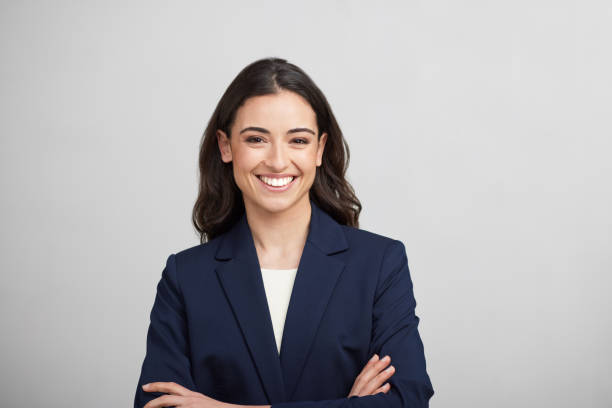
#> input picture image/woman.jpg, 612 x 408 px
$ python CW_lesson4.py
#> lines starting #> are read from the running program, lines starting #| are printed output that depends on the picture; after the words box and inside, x2 and y2 are one past the last pixel; in counts of white or black regions, pixels touching at a corner belong together
import cv2
import numpy as np


img = cv2.imread("image/woman.jpg")
#> img is the input picture: shape (408, 612, 3); mean B, G, R 173, 171, 173.5
scale = 1
img = cv2.resize(img, (int(img.shape[1] // scale), int(img.shape[0] // scale)))
print(img.shape)
#| (408, 612, 3)
img_copy_color = img.copy()
img_copy = img.copy()

img_copy = cv2.cvtColor(img_copy, cv2.COLOR_BGR2GRAY)
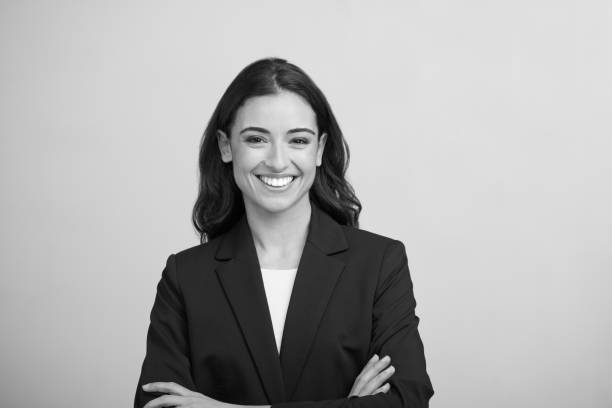
#> img_copy: shape (408, 612); min 0, max 255, mean 172
img_copy = cv2.GaussianBlur(img_copy, (5, 5), 2)

img_copy = cv2.equalizeHist(img_copy) # посилення контрасту
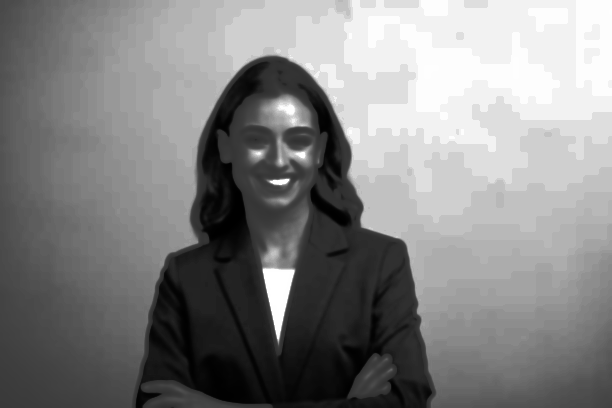
#> img_copy: shape (408, 612); min 0, max 255, mean 130.4

img_copy = cv2.Canny(img_copy, 100, 150)
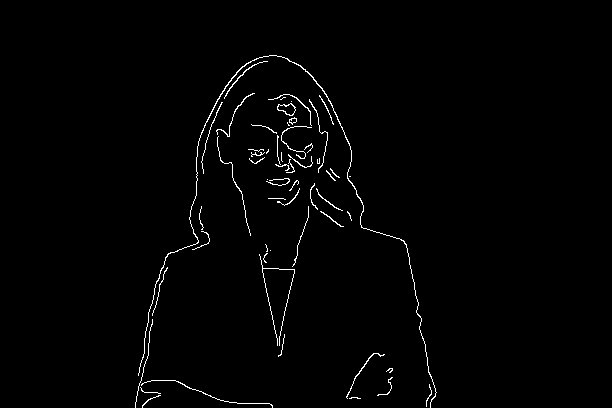
#> img_copy: shape (408, 612); 1.3% white in thin lines or dots, all inside (x1, y1, x2, y2) = (135, 55, 437, 408)
# пошук контурів
contours, hierarchy = cv2.findContours(img_copy, cv2.RETR_EXTERNAL, cv2.CHAIN_APPROX_SIMPLE) #1 - режим який отримує крайні контури, ігнорує дірки; 2 - апроксимація (це процес наближеного вираження одних величин або об'єктів через інші
#> contours = 56 contours, 50 with area under 20; largest, box (x1, y1, x2, y2) and area: (138, 55, 437, 408) 142, (277, 103, 296, 116) 138, (289, 117, 297, 125) 30, (346, 353, 385, 399) 28, (224, 61, 268, 99) 26, (216, 93, 255, 137) 24
# малювання контурів, прямокутникі та тексту
for cnt in contours:
    area = cv2.contourArea(cnt) #площа контура
    if area > 100:
        x, y, w, h = cv2.boundingRect(cnt) #створює найменший прямокутник який повністю в собі містить контур
    #малюємо контур
        cv2.drawContours(img_copy_color, [cnt], -1, (0, 255, 0), 2) #[] - список контурів, який маоюємо; -1 - всі контури з масиву

        cv2.rectangle(img_copy_color, (x, y), (x + w, y + h), (0, 255, 0), 2)
        text_y = y - 5 if y -5 > 10 else y + 15
        text = f'x: {x}, y: {y}, S:{int(area)}'
        cv2.putText(img_copy_color, text, (x, text_y), cv2.FONT_HERSHEY_SIMPLEX, 0.5, (0, 0, 255), 1)
#> this loop made 56 passes
#> (area, x, y, w, h, text_y, text) on passes 47, 56: (138, 277, 103, 19, 13, 98, 'x: 277, y: 103, S:138'), (142, 138, 55, 299, 353, 50, 'x: 138, y: 55, S:142')
#> area on passes 8, 46, 54, 55: 27.5, 29.5, 24.5, 25.5
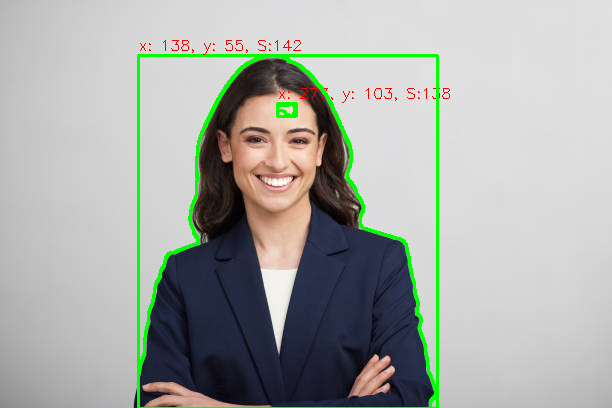
#> img_copy_color: shape (408, 612, 3); 2.79% of pixels changed, all inside (x1, y1, x2, y2) = (137, 40, 450, 408)


cv2.imshow("Borders", img)
cv2.imshow("Copy border", img_copy)
cv2.imshow("Copy border", img_copy_color)
cv2.waitKey(0)
cv2.destroyAllWindows()
